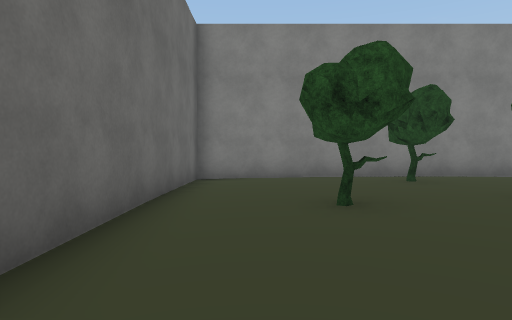
View 1 (above)

19 first-person views from a walk through a 3-D level made in the Unity game engine. The camera is 1.3 m above the floor, tilts 2° down and sees 75° across. The floor is counted in squares, 2 m on a side. Each view is taken from the middle of a square. On the plan, view 1 faces up. The plan holds only what a view shows up to about 10 squares ahead; the rest is blank. The place goes on beyond the plan. Some animated figures are left out. Some surface patterns are stand-ins.

View 2
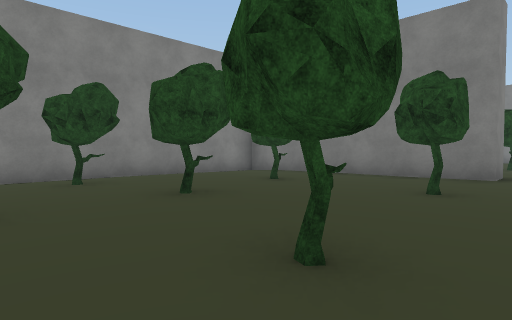

View 3
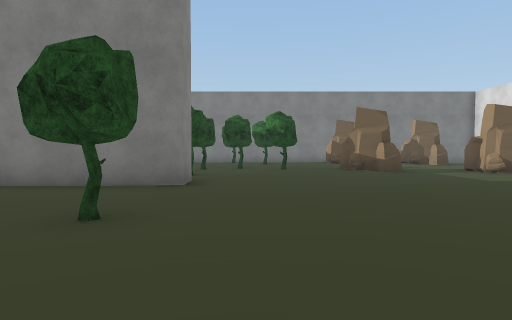

View 4
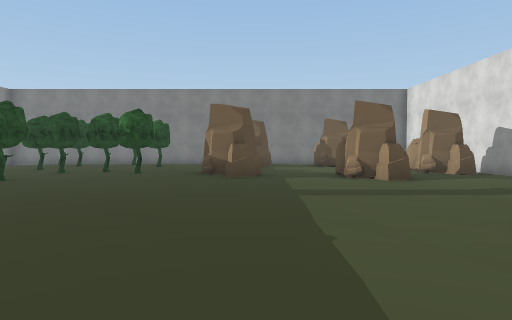

View 5
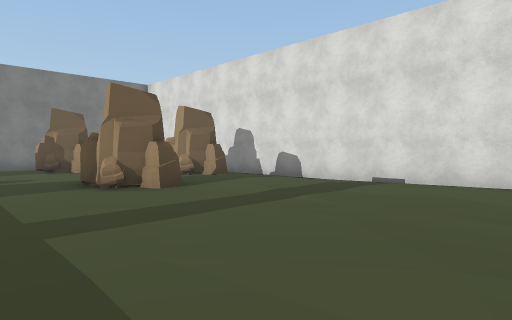

View 6
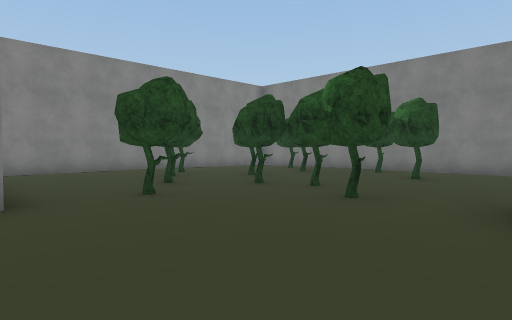

View 7
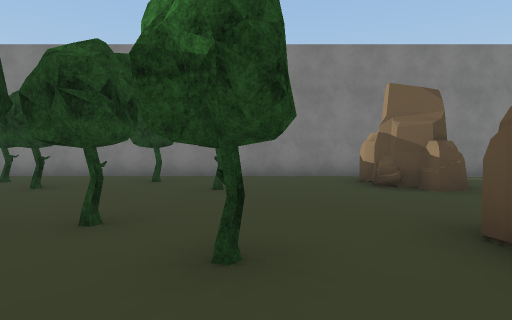

View 8
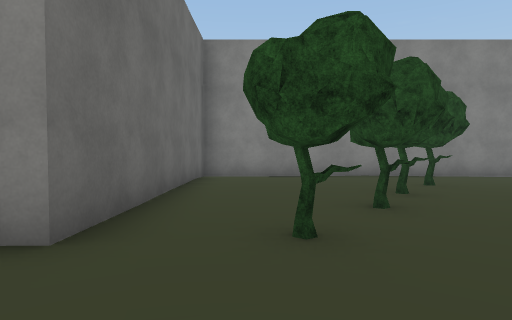

View 9
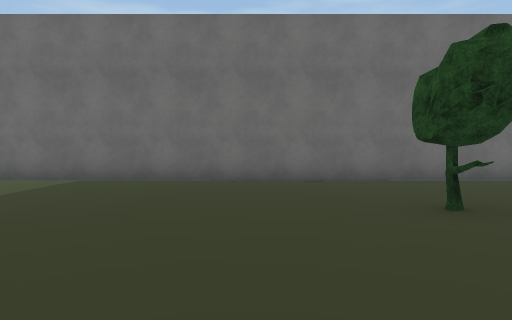

View 10
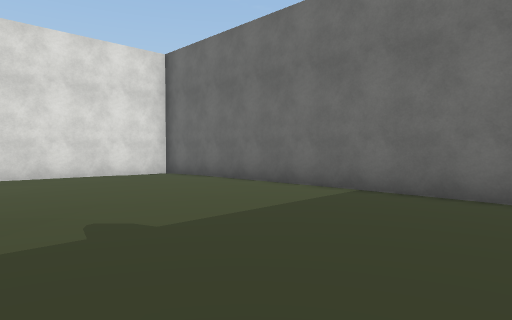

View 11
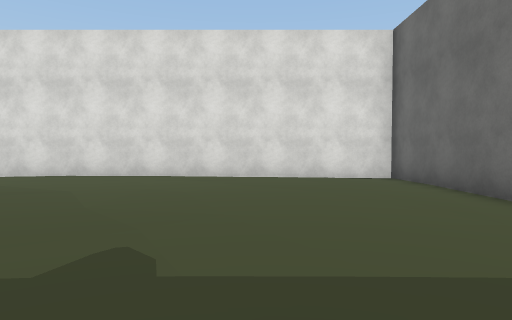

View 12
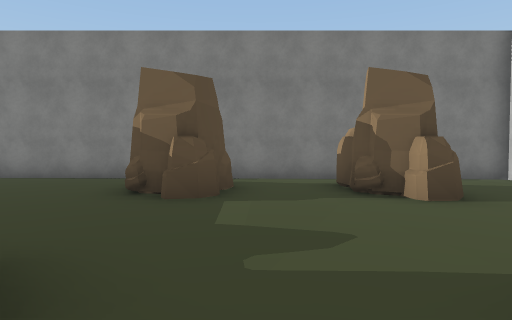

View 13
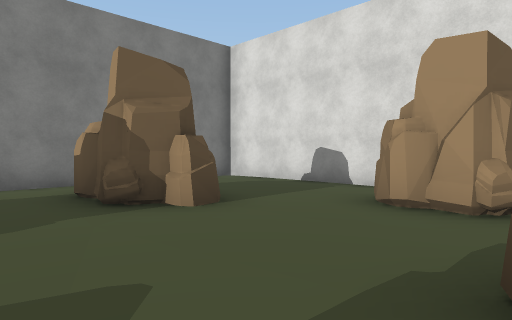

View 14
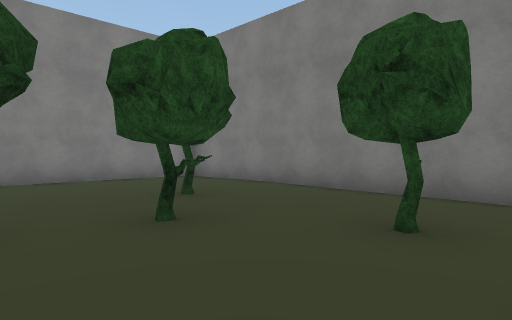

View 15
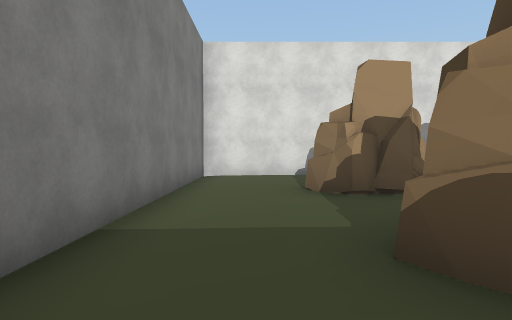

View 16
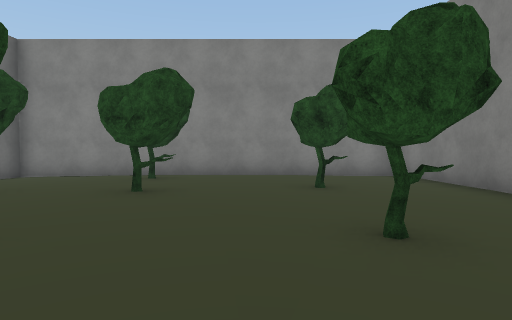

View 17
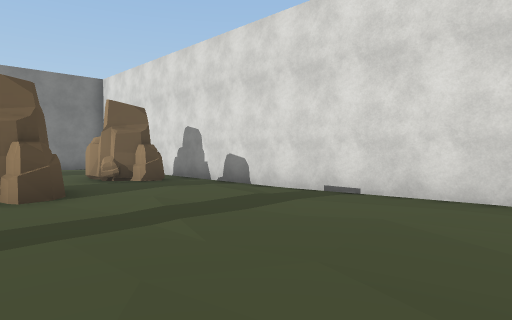

View 18
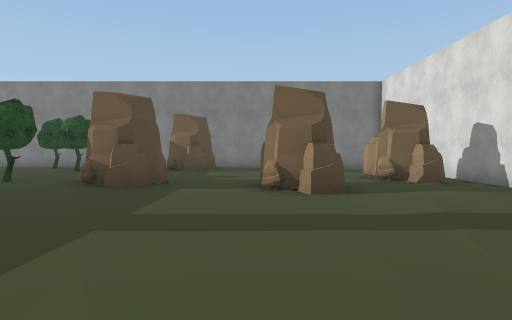

View 19
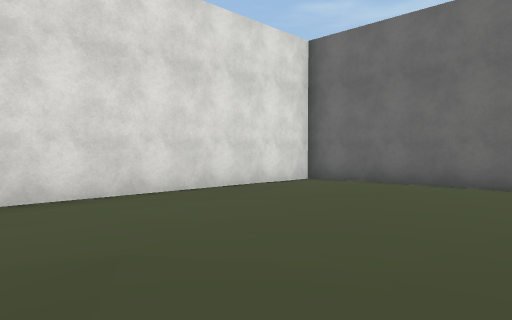

### Floor plan
Points are (right, up) in squares from view 1. A wall is a line through its corners. A room is listed if a view was taken in it or the views show most of it. See-through windows are left out.
Room 1 (views 1, 2, 3, 4, 5, 6, 7, 8, 9, 10, 11, 12, 13, 14, 15, 16, 17, 18, 19)
walls: (8.8, 1.3) (8.8, 8.1) (-1.4, 8.1) (-1.4, -11.4) (20.5, -11.4) (20.5, 8.1) (9.6, 8.1) (9.6, 1.3) (8.8, 1.3)
objects: tree (1, 3) to (1, 4); tree (2, 1) to (3, 1); tree (3, 4) to (4, 4); tree (3, 6); tree (6, 1) to (6, 2); tree (6, 4) to (6, 5); tree (11, 2) to (12, 2); other object (12, -7) to (13, -6); other object (12, -4) to (14, -3); other object (13, -10) to (15, -9); tree (13, -1); tree (13, 3); tree (13, 4); tree (14, 0); tree (14, 1) to (14, 2); tree (14, 5) to (14, 6); tree (15, 3); tree (16, 3) to (17, 3); other object (17, -8) to (18, -7); other object (17, -4) to (18, -3); tree (17, 0); tree (18, 1); tree (18, 4)

Positions as (right, up) in squares from view 1, and headings:
1: (0, 0), facing up
2: (1, 0), facing up-right
3: (3, 0), facing right
4: (4, -4), facing right
5: (6, -4), facing down-right
6: (9, -3), facing up-right
7: (11, -1), facing right
8: (11, -1), facing up
9: (6, -1), facing left
10: (4, -2), facing down-left
11: (2, -3), facing down
12: (12, -5), facing right
13: (13, -5), facing down-right
14: (15, 0), facing up-right
15: (19, -2), facing down
16: (5, -1), facing up
17: (6, -6), facing down-right
18: (6, -6), facing right
19: (6, -6), facing down-left
